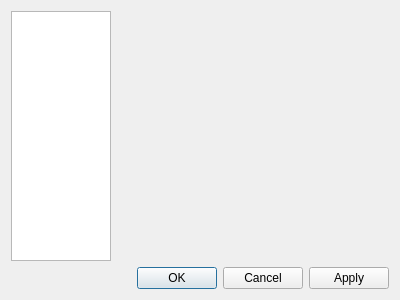
<?xml version="1.0" encoding="UTF-8"?>
<ui version="4.0">
 <class>Form</class>
 <widget class="QWidget" name="Form">
  <property name="geometry">
   <rect>
    <x>0</x>
    <y>0</y>
    <width>400</width>
    <height>300</height>
   </rect>
  </property>
  <property name="windowTitle">
   <string>Preferences</string>
  </property>
  <property name="windowIcon">
   <iconset resource="../../resource/icons/icons.qrc">
    <normaloff>:/icons/editconfig.svg</normaloff>:/icons/editconfig.svg</iconset>
  </property>
  <layout class="QVBoxLayout" name="verticalLayout">
   <item>
    <layout class="QHBoxLayout" name="horizontalLayout">
     <item>
      <widget class="QListWidget" name="listWidget">
       <property name="sizePolicy">
        <sizepolicy hsizetype="Maximum" vsizetype="MinimumExpanding">
         <horstretch>0</horstretch>
         <verstretch>0</verstretch>
        </sizepolicy>
       </property>
       <property name="sizeAdjustPolicy">
        <enum>QAbstractScrollArea::AdjustToContents</enum>
       </property>
       <property name="alternatingRowColors">
        <bool>true</bool>
       </property>
       <property name="selectionBehavior">
        <enum>QAbstractItemView::SelectRows</enum>
       </property>
       <property name="textElideMode">
        <enum>Qt::ElideNone</enum>
       </property>
       <property name="uniformItemSizes">
        <bool>true</bool>
       </property>
      </widget>
     </item>
     <item>
      <widget class="QStackedWidget" name="stackedWidget">
       <property name="sizePolicy">
        <sizepolicy hsizetype="MinimumExpanding" vsizetype="MinimumExpanding">
         <horstretch>0</horstretch>
         <verstretch>0</verstretch>
        </sizepolicy>
       </property>
      </widget>
     </item>
    </layout>
   </item>
   <item>
    <widget class="QDialogButtonBox" name="buttonBox">
     <property name="standardButtons">
      <set>QDialogButtonBox::Apply|QDialogButtonBox::Cancel|QDialogButtonBox::Ok</set>
     </property>
    </widget>
   </item>
  </layout>
 </widget>
 <resources>
  <include location="../../resource/icons/icons.qrc"/>
 </resources>
 <connections/>
</ui>
